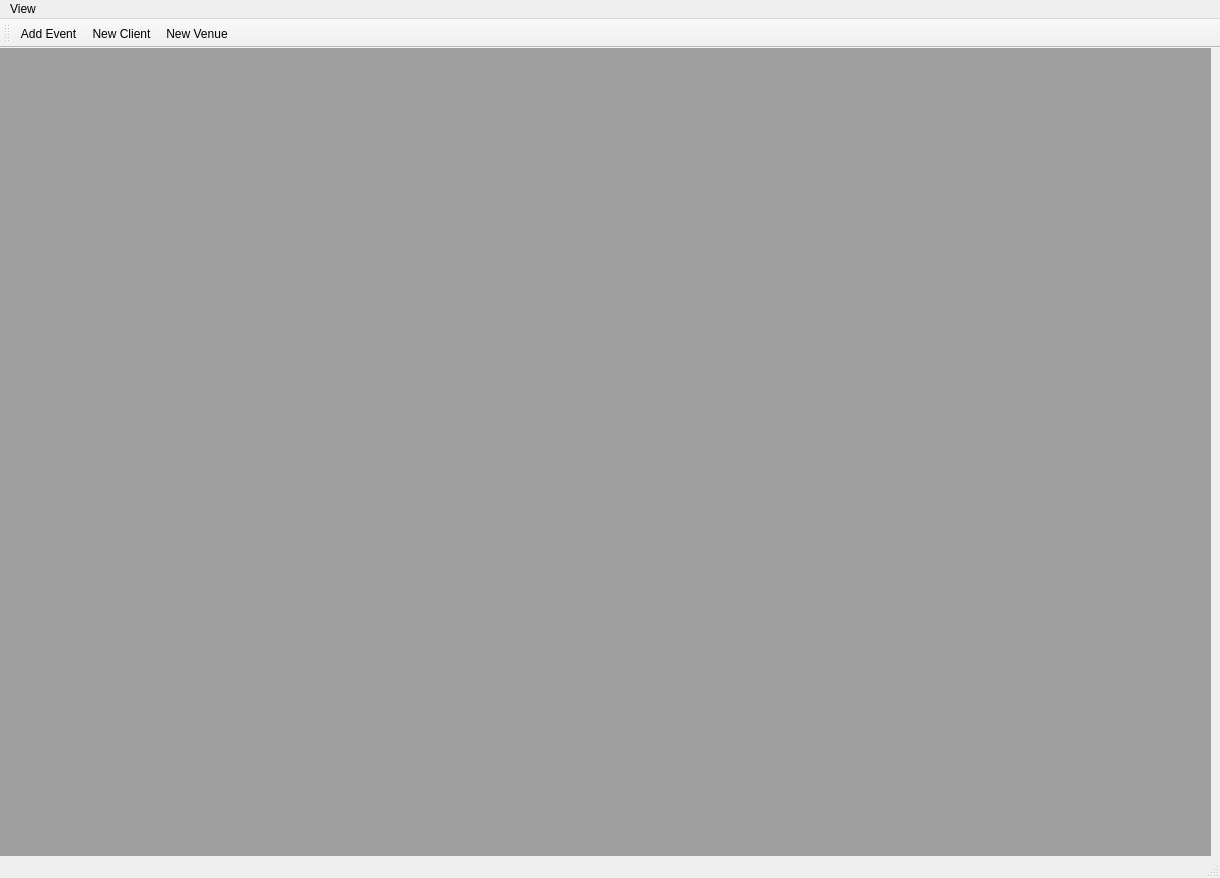
<?xml version="1.0" encoding="UTF-8"?>
<ui version="4.0">
 <class>MainWindow</class>
 <widget class="QMainWindow" name="MainWindow">
  <property name="geometry">
   <rect>
    <x>0</x>
    <y>0</y>
    <width>1220</width>
    <height>878</height>
   </rect>
  </property>
  <property name="windowTitle">
   <string>MainWindow</string>
  </property>
  <widget class="QWidget" name="centralwidget">
   <widget class="QMdiArea" name="mdiArea">
    <property name="geometry">
     <rect>
      <x>0</x>
      <y>0</y>
      <width>1211</width>
      <height>811</height>
     </rect>
    </property>
    <property name="viewMode">
     <enum>QMdiArea::TabbedView</enum>
    </property>
    <property name="tabsClosable">
     <bool>true</bool>
    </property>
    <property name="tabShape">
     <enum>QTabWidget::Rounded</enum>
    </property>
    <widget class="QWidget" name="AddEvent">
     <property name="windowTitle">
      <string>Add Event</string>
     </property>
     <widget class="QWidget" name="formLayoutWidget">
      <property name="geometry">
       <rect>
        <x>10</x>
        <y>10</y>
        <width>391</width>
        <height>351</height>
       </rect>
      </property>
      <layout class="QFormLayout" name="formLayout">
       <item row="0" column="0">
        <widget class="QLabel" name="label">
         <property name="text">
          <string>Event name</string>
         </property>
        </widget>
       </item>
       <item row="0" column="1">
        <widget class="QLineEdit" name="lineEdit"/>
       </item>
       <item row="7" column="0">
        <widget class="QLabel" name="label_2">
         <property name="text">
          <string>Event Date</string>
         </property>
        </widget>
       </item>
       <item row="4" column="0">
        <widget class="QLabel" name="label_3">
         <property name="text">
          <string>Event Limit</string>
         </property>
        </widget>
       </item>
       <item row="4" column="1">
        <widget class="QLineEdit" name="lineEdit_2"/>
       </item>
       <item row="7" column="1">
        <widget class="QCalendarWidget" name="calendarWidget"/>
       </item>
       <item row="5" column="0">
        <widget class="QLabel" name="label_4">
         <property name="text">
          <string>Start Time</string>
         </property>
        </widget>
       </item>
       <item row="5" column="1">
        <widget class="QTimeEdit" name="timeEdit"/>
       </item>
       <item row="6" column="0">
        <widget class="QLabel" name="label_5">
         <property name="text">
          <string>End Time</string>
         </property>
        </widget>
       </item>
       <item row="6" column="1">
        <widget class="QTimeEdit" name="timeEdit_2"/>
       </item>
       <item row="1" column="0">
        <widget class="QLabel" name="label_6">
         <property name="text">
          <string>Client</string>
         </property>
        </widget>
       </item>
       <item row="1" column="1">
        <widget class="QComboBox" name="comboBox"/>
       </item>
       <item row="2" column="0">
        <widget class="QLabel" name="label_7">
         <property name="text">
          <string>Venue</string>
         </property>
        </widget>
       </item>
       <item row="2" column="1">
        <widget class="QComboBox" name="comboBox_2"/>
       </item>
       <item row="3" column="0">
        <widget class="QLabel" name="label_8">
         <property name="text">
          <string>Entrance Fee</string>
         </property>
        </widget>
       </item>
       <item row="3" column="1">
        <widget class="QLineEdit" name="lineEdit_3"/>
       </item>
      </layout>
     </widget>
    </widget>
    <widget class="QWidget" name="AddClient">
     <property name="windowTitle">
      <string>Add Client</string>
     </property>
     <widget class="QLabel" name="label_9">
      <property name="geometry">
       <rect>
        <x>60</x>
        <y>80</y>
        <width>46</width>
        <height>13</height>
       </rect>
      </property>
      <property name="text">
       <string>TextLabel</string>
      </property>
     </widget>
    </widget>
    <widget class="QWidget" name="AddVenue">
     <property name="windowTitle">
      <string>Add Venue</string>
     </property>
     <widget class="QLabel" name="label_12">
      <property name="geometry">
       <rect>
        <x>80</x>
        <y>170</y>
        <width>46</width>
        <height>13</height>
       </rect>
      </property>
      <property name="text">
       <string>TextLabel</string>
      </property>
     </widget>
    </widget>
    <widget class="QWidget" name="ViewAllEvents">
     <property name="windowTitle">
      <string>All Events</string>
     </property>
     <widget class="QLabel" name="label_13">
      <property name="geometry">
       <rect>
        <x>50</x>
        <y>70</y>
        <width>46</width>
        <height>13</height>
       </rect>
      </property>
      <property name="text">
       <string>TextLabel</string>
      </property>
     </widget>
    </widget>
    <widget class="QWidget" name="ViewAllClients">
     <property name="windowTitle">
      <string>All Clients</string>
     </property>
     <widget class="QLabel" name="label_11">
      <property name="geometry">
       <rect>
        <x>50</x>
        <y>30</y>
        <width>46</width>
        <height>13</height>
       </rect>
      </property>
      <property name="text">
       <string>TextLabel</string>
      </property>
     </widget>
    </widget>
    <widget class="QWidget" name="ViewAllVenues">
     <property name="windowTitle">
      <string>All Venues</string>
     </property>
     <widget class="QLabel" name="label_10">
      <property name="geometry">
       <rect>
        <x>110</x>
        <y>20</y>
        <width>46</width>
        <height>13</height>
       </rect>
      </property>
      <property name="text">
       <string>TextLabel</string>
      </property>
     </widget>
    </widget>
   </widget>
  </widget>
  <widget class="QMenuBar" name="menubar">
   <property name="geometry">
    <rect>
     <x>0</x>
     <y>0</y>
     <width>1220</width>
     <height>21</height>
    </rect>
   </property>
   <widget class="QMenu" name="menuView">
    <property name="title">
     <string>View</string>
    </property>
    <addaction name="actionAll_Events"/>
    <addaction name="actionAll_Clients"/>
    <addaction name="actionAll_Venues"/>
   </widget>
   <addaction name="menuView"/>
  </widget>
  <widget class="QStatusBar" name="statusbar"/>
  <widget class="QToolBar" name="toolBar">
   <property name="windowTitle">
    <string>toolBar</string>
   </property>
   <attribute name="toolBarArea">
    <enum>TopToolBarArea</enum>
   </attribute>
   <attribute name="toolBarBreak">
    <bool>false</bool>
   </attribute>
   <addaction name="actionAdd_Event"/>
   <addaction name="actionNew_Client"/>
   <addaction name="actionNew_Venue"/>
  </widget>
  <action name="actionAdd_Event">
   <property name="icon">
    <iconset resource="iconresource.qrc">
     <normaloff>:/icons/icons/newevent.ico</normaloff>:/icons/icons/newevent.ico</iconset>
   </property>
   <property name="text">
    <string>Add Event</string>
   </property>
   <property name="toolTip">
    <string>Add Event</string>
   </property>
  </action>
  <action name="actionNew_Client">
   <property name="icon">
    <iconset resource="iconresource.qrc">
     <normaloff>:/icons/icons/newclient.ico</normaloff>:/icons/icons/newclient.ico</iconset>
   </property>
   <property name="text">
    <string>New Client</string>
   </property>
   <property name="toolTip">
    <string>New Client</string>
   </property>
  </action>
  <action name="actionNew_Venue">
   <property name="icon">
    <iconset resource="iconresource.qrc">
     <normaloff>:/icons/icons/newvenue.ico</normaloff>:/icons/icons/newvenue.ico</iconset>
   </property>
   <property name="text">
    <string>New Venue</string>
   </property>
   <property name="toolTip">
    <string>New Venue</string>
   </property>
  </action>
  <action name="actionAll_Events">
   <property name="text">
    <string>All Events</string>
   </property>
  </action>
  <action name="actionAll_Clients">
   <property name="text">
    <string>All Clients</string>
   </property>
  </action>
  <action name="actionAll_Venues">
   <property name="text">
    <string>All Venues</string>
   </property>
  </action>
 </widget>
 <resources>
  <include location="iconresource.qrc"/>
 </resources>
 <connections/>
</ui>
